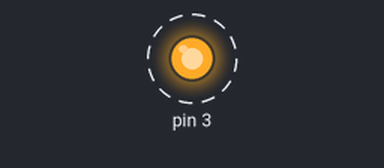
A sketch run on a simulated Arduino Uno, built with avr-gcc and run on an emulated ATmega328P. On the bench: output pins drawn as LEDs (lit = HIGH). Dashed ring = blinking. What the sketch prints to the serial monitor is not drawn.

Above: at 0.2 s.
Timing chart, 0 to 3.0 s (numbered marks = the images above):
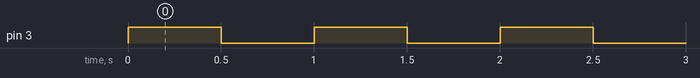

Measured:
- by itself, pin 3: alternates HIGH for 0.50 s and LOW for 0.50 s

The sketch:

diag_led.ino
```cpp
// Só para bancada: pisca o LED do GPIO 3, meio segundo aceso e meio apagado.
#include <Arduino.h>
void setup() {
  pinMode(3, OUTPUT);
  Serial.begin(115200);
}
void loop() {
  digitalWrite(3, HIGH);
  Serial.println("#DIAG led aceso");
  delay(500);
  digitalWrite(3, LOW);
  Serial.println("#DIAG led apagado");
  delay(500);
}
```
